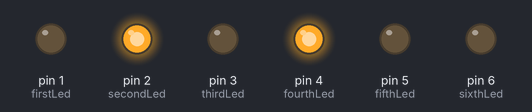
Bench run of a sketch on a simulated Arduino Uno, built with avr-gcc and run on an emulated ATmega328P. Parts: output pins drawn as LEDs (lit = HIGH).

Above: at 1.5 s.
At 4.0 s:
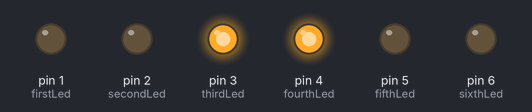
At 6.5 s:
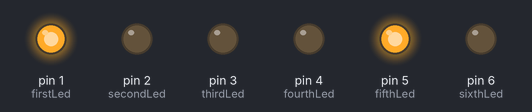
At 9.0 s:
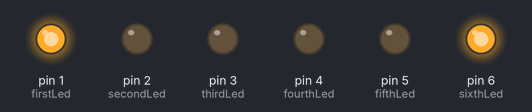
Timing chart, 0 to 13.0 s (numbered marks = the images above):
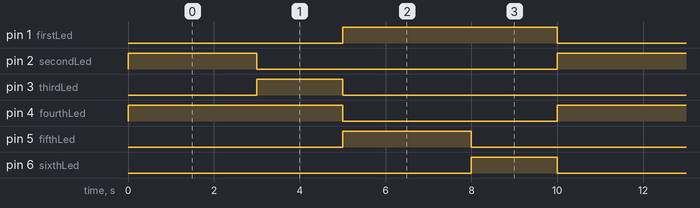

The sketch:

arduino.ino
```cpp
const int firstLed = 1;
const int secondLed = 2;
const int thirdLed = 3;
const int fourthLed = 4;
const int fifthLed = 5;
const int sixthLed = 6;

const long redLightTime = 5000;
const long greenLightTime = 3000;
const long yellowLightTime = 2000;

unsigned long currentTime;
unsigned long firstElapsedTime;
unsigned long secondElapsedTime;
unsigned long firstTime = 0;
unsigned long secondTime = 0;

int firstState = 0;
int secondState = 0;

void setup() {

  // Pin assignment.

  pinMode(firstLed, OUTPUT);
  pinMode(secondLed, OUTPUT);
  pinMode(thirdLed, OUTPUT);
  pinMode(fourthLed, OUTPUT);
  pinMode(fifthLed, OUTPUT);
  pinMode(sixthLed, OUTPUT);

}

// Defining helper functions.

void firstTrafficLight(unsigned long currentTime, unsigned long firstElapsedTime, int &firstState) {

  if (firstState == 0) { // Red traffic light.

    digitalWrite(secondLed, HIGH);

    if (firstElapsedTime >= greenLightTime) {

      digitalWrite(secondLed, LOW);

      firstState = 1;
      firstTime = currentTime;
    }

  }

  else if (firstState == 1) { // Green traffic light.

    digitalWrite(thirdLed, HIGH);

    if (firstElapsedTime >= yellowLightTime) {

      digitalWrite(thirdLed, LOW);

      firstState = 2;
      firstTime = currentTime;
    }
  }

  else if (firstState == 2) { // Yellow traffic light.

    digitalWrite(firstLed, HIGH);

    if (firstElapsedTime >= redLightTime) {

      digitalWrite(firstLed, LOW);

      firstState = 0;
      firstTime = currentTime;
    }
  }

}

void secondTrafficLight(unsigned long currentTime, unsigned long secondElapsedTime, int &secondState) {

  if (secondState == 0) { // Red traffic light.

    digitalWrite(fourthLed, HIGH);

    if (secondElapsedTime >= redLightTime) {

      digitalWrite(fourthLed, LOW);

      secondState = 1;
      secondTime = currentTime;
    }

  }

  else if (secondState == 1) { // Green traffic light.

    digitalWrite(fifthLed, HIGH);

    if (secondElapsedTime >= greenLightTime) {

      digitalWrite(fifthLed, LOW);

      secondState = 2;
      secondTime = currentTime;
    }
  }

  else if (secondState == 2) { // Yellow traffic light.

    digitalWrite(sixthLed, HIGH);

    if (secondElapsedTime >= yellowLightTime) {

      digitalWrite(sixthLed, LOW);

      secondState = 0;
      secondTime = currentTime;
    }
  }

}

void loop() {

  currentTime = millis();
  firstElapsedTime = currentTime - firstTime;
  secondElapsedTime = currentTime - secondTime;

  firstTrafficLight(currentTime,firstElapsedTime,firstState);
  secondTrafficLight(currentTime,secondElapsedTime,secondState);

}
```

Measured:
- by itself, pin 1 (firstLed), pin 4 (fourthLed): alternates HIGH for 5.0 s and LOW for 5.0 s
- by itself, pin 2 (secondLed), pin 5 (fifthLed): alternates HIGH for 3.0 s and LOW for 7.0 s
- by itself, pin 3 (thirdLed), pin 6 (sixthLed): alternates HIGH for 2.0 s and LOW for 8.0 s
